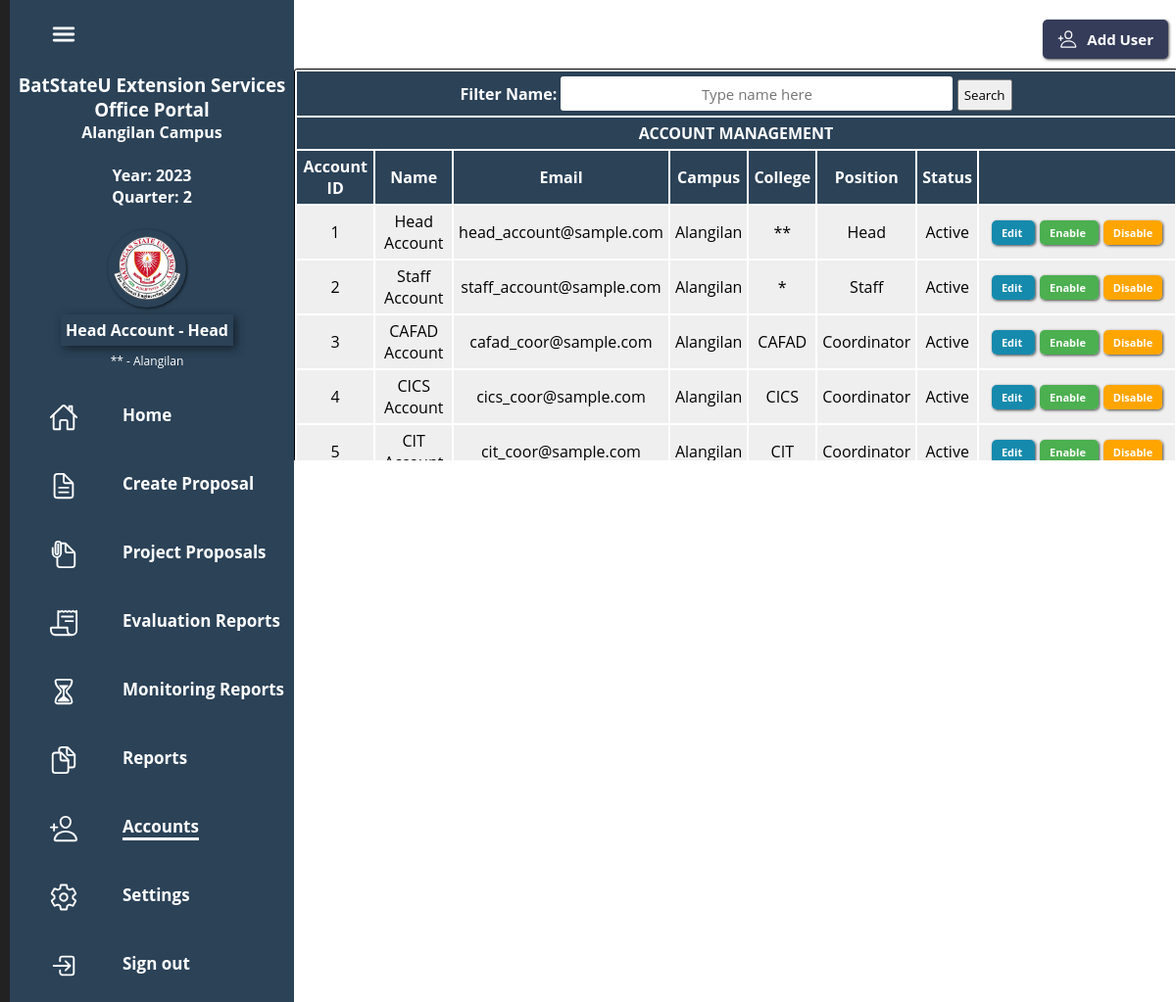
/Account.php (signed in), run on the app's committed database.
### tables this page shows
CREATE TABLE `custom_alangilan` (
  `Year` int(5) NOT NULL,
  `Quarter` int(5) NOT NULL
);

CREATE TABLE `account` (
  `AccountID` int(5) NOT NULL,
  `Email` varchar(60) NOT NULL,
  `Password` longtext NOT NULL,
  `Firstname` varchar(50) NOT NULL,
  `Lastname` varchar(50) NOT NULL,
  `Campus` varchar(30) NOT NULL,
  `College` longtext NOT NULL,
  `Position` varchar(30) NOT NULL,
  `AccStatus` varchar(30) NOT NULL
);

### Connection.php (called while the page is built, shortened)
<?php
$dbhost = "localhost";
$dbuser = "root";
$dbpass = "";
$dbname = "Beso_Portal";
if(!$con = mysqli_connect($dbhost,$dbuser,$dbpass,$dbname))
{
	die("Failed To Connect to the Server and to the Database  " .$dbname);
}
$query = ("SELECT * FROM custom_alangilan");
$x = $con->query($query) or die("Error Fethcing data from custome alangilan");
while($output = mysqli_fetch_array($x))
{
	$CustomYear = $output["Year"];
	$CustomQuarter = $output["Quarter"];
}
?>

### Account.php (the view, shortened to what this page needs)
<?php
include("Connection.php");
$AccountID = $_SESSION["AccountAID"];
?>
<!DOCTYPE html>
<html>
<head>
<link rel="stylesheet" type="text/css" href="styles/Account.css">
</head>
<body>
<div class="container">
	<div class = "navigation">
		<ul>
		<div class="toggle">
				<ion-icon name="menu"></ion-icon>
				</div>
			<center><?php include("userlogin.php"); ?></p></center>
			<li>
				<a href="Dashboard.php">
					<span class ="icon"> <ion-icon name="home-outline"></ion-icon> </span>
					<span class ="title"> Home</span>
				</a>
			</li>
			<li>
				<a href="CreateProposal.php">
					<span class ="icon"> <ion-icon name="document-text-outline"></ion-icon> </span>
					<span class ="title"> Create Proposal</span>
				</a>
			</li>
			<li>
				<a href="Proposal.php">
					<span class ="icon"> <ion-icon name="document-attach-outline"></ion-icon> </span>
					<span class ="title"> Project Proposals</span>
				</a>
			</li>
			<li>
				<a href="Evaluation.php">
					<span class ="icon"> <ion-icon name="receipt-outline"></ion-icon> </span>
					<span class ="title"> Evaluation Reports</span>
				</a>
			</li>
			<li>
				<a href="Monitoring.php">
					<span class ="icon"> <ion-icon name="hourglass-outline"></ion-icon> </span>
					<span class ="title"> Monitoring Reports</span>
				</a>
			</li>
			<li>
				<a href="Reports.php">
					<span class ="icon"> <ion-icon name="documents-outline"></ion-icon> </span>
					<span class ="title"> Reports</span>
				</a>
			</li>
			<li>
				<a class="active" href="Account.php">
					<span class ="icon"> <ion-icon name="person-add-outline"></ion-icon> </span>
					<span class ="title"> Accounts</span>
				</a>
			</li>
			<li>
				<a href="Settings.php">
					<span class ="icon"> <ion-icon name="settings-outline"></ion-icon> </span>
					<span class ="title"> Settings</span>
				</a>
			</li>
			<li>
				<a href="Signout.php">
					<span class ="icon"> <ion-icon name="log-in-outline"></ion-icon> </span>
					<span class ="title"> Sign out</span>
				</a>
			</li>
		<div class="main">
			<div class="topbar">
			</div>
			<div class="add">
				<a href="Form_Add.php" button class = "adduser" id="AddUserBtn"> Add User <ion-icon name="person-add-outline"></ion-icon></a> </button>
			</div>
			<div class="scroll" >
			<table class="account" id="Table" >
				<thead>
				<tr class="Name">
					<th colspan="8" id="FilterRow">
						Filter Name: <input type="text" onkeyup="myFunction()" id="keyword" placeholder="Type name here">
						<button class ="search" type='button' onclick='display()'>Search</button>
					</th>
				</tr>
				<tr>
					<th colspan="8"><center>ACCOUNT MANAGEMENT </th>
				</tr>
				<tr>
					<th> Account ID </th>
					<th width="auto";> Name </th>
					<th width="auto";> Email</th>
					<th width="auto";> Campus</th>
					<th width="auto";> College </th>
					<th width="auto";> Position </th>
					<th width="auto";> Status </th>
					<th id="ColumnForButton" width="200px";></th>
				</tr>
				</thead>
<?php
if ($UserPosition == "Staff" OR $UserPosition == "Coordinator"){
	$sql = ("SELECT * FROM account WHERE AccountID = '$AccountID' AND Campus = '$Campus'");
	echo "
		<script>
			document.getElementById('FilterRow').style.display = 'none';
			document.getElementById('Logo_Title').style.display = 'block';
		</script>
	";
}else{
	$sql = ("SELECT * FROM account WHERE Campus = '$Campus'");
}
$command = $con->query($sql) or die("Error SQL");
while($result = mysqli_fetch_array($command))
	{
		$dbAID = $result['AccountID'];
		$dbName = $result['Firstname'] ." ". $result['Lastname'];
		$dbEmail = $result['Email'];
		$dbCampus = $result['Campus'];
		$dbCollege = $result['College'];
		$dbPosition = $result['Position'];
		$dbStatus = $result['AccStatus'];
?>				<tbody>
					<tr class="inputs">
					<td> <?php echo $dbAID; ?> </td>
					<td> <?php echo $dbName; ?> </td>
					<td> <?php echo $dbEmail; ?> </td>
					<td> <?php echo $dbCampus; ?> </td>
					<td> <?php echo $dbCollege; ?> </td>
					<td> <?php echo $dbPosition; ?> </td>
					<td> <?php echo $dbStatus; ?> </td>
					<td>
						<a href="Form_Edit.php?edit=<?php echo $dbAID; ?>" button class = "btn"> Edit </button> </a>
						<a id="EnableBtn" href="Account.php?enable=<?php echo $dbAID; ?>" button class = "btn3"> Enable </a>
						<a id="DisableBtn" href="Account.php?disable=<?php echo $dbAID; ?>" button class = "btn2"> Disable </a>
					</td>
				</tr>
				</tbody>
<?php
	}
?>
			</table>
			</div>
		</div>
</body>
</html>

### userlogin.php (shortened to what this page needs)
<?php
include("Connection.php");
$Fullname = $_SESSION["FullName"];
$Position = $_SESSION["Position"];
$College = $_SESSION["College"];
$Campus = $_SESSION["Campus"];
?>
<!DOCTYPE html>
<html>
<head>
<link rel="stylesheet" type="text/css" href="styles/userlogin-style.css">
<body>
</head>
<br>
<br>
<div class="BESOTITLE"><h3>BatStateU Extension Services Office Portal </h3><h4>Alangilan Campus</h4></div> <br>
 <b><?php echo "<div class='BESOTITLE'> Year: $CustomYear </div>";?></b>
 <b><?php echo "<div class='BESOTITLE'> Quarter: $CustomQuarter</div>";?></b>
 <div class="margin">
	<label>
            <?php
				echo "<table class='Tuser'>";
				echo " <tr class='logo'>
							<td> <img src ='images/logo.png' class='profile'> </td>
						</tr>
						";
                echo "<tr>
							<td> <div class='text'> $Fullname - $Position </div></td>
						</tr>
					";
				echo "<tr>
							<td> <div class='text1'>$College - $Campus </div> </td>
						</tr>
					";
				echo "</table>";
				?>
	</label>
</div>
</body>
</html>

### styles/Account.css (style rules this page uses)
* { margin:0; padding:0; box-sizing: border-box; font-family:"Open Sans", sans-serif; }
:root { --red: #2B4257; --white: #fff; --grey: #f5f5f5; --black1: #222; --black2: #999; }
body { min-height: 625px; overflow-x: hidden; }
.container { position: relative; width:100%; }
.navigation { position: fixed; width: 300px; height: 100%; background: var(--red); border-left: 10px solid var(--black1); transition: 0.5s; overflow:hidden; overflow-y:scroll; }
.navigation ul { position: absolute; top: 0; left: 5px; width: 100%; }
.navigation ul li { position: relative; width: 100%; list-style: none; border-top-left-radius: 50px; border-bottom-left-radius: 50px; }
.navigation ul li a { position: relative; display: block; width: 100%; display:flex; text-decoration:none; color: var(--white); }
.navigation ul li a .icon { position: relative; display: block; min-width: 70px; height: 70px; line-height: 90px; text-align:center; }
.navigation ul li a .icon ion-icon { font-size: 30px; margin-left:30px; margin-top:22px; }
.navigation ul li a .title { position: relative; display:block; padding: 0 40px; line-height: 70px; text-align: start; white-space: nowrap; font-size: 17px; font-weight:bold; }
.navigation li .active { text-decoration: underline; text-underline-position: under; text-decoration-thickness:3px; }
.main { position: abosolute; margin-left: 270px; min-height:625px; background: var(--white); transition:0.5s; }
.topbar { width: 100%; height: 60px; display: flex; justify-content: space-between; align-items: center; padding: 0 10px; }
.toggle { position:relative; width:40px; height:50px; display: flex; justify-content: center; align-items: center; font-size:30px; cursor: pointer; margin-top:10px; margin-left: 30px; color:white; margin-bottom:-30px; }
.search { padding:5px; cursor:pointer; }
.text { text-align:center; font-weight:bold; }
.text1 { margin-top:-1px; text-align:center; font-size:12px; }
.margin { margin-right:10px; }
.add { text-align:right; text-decoration:none; margin-top:-40px; }
.add .adduser { margin-right:8px; margin-bottom:10px; background-color: #353c59; border: none; color: white; padding: 10px 15px; font-size: 15px; transition-duration: 0.4s; cursor: pointer; box-shadow: 1px 1px 3px rgba(0, 0, 0, 0.7); font-weight: bold; border-radius: 5px; text-decoration:none; display: inline-block; vertical-align: middle; }
.add .adduser ion-icon { display: inline-block; vertical-align: middle; margin-right:10px; font-size: 20px; float: left; text-decoration:none; }
.scroll { height: 400px; overflow-y: auto; }
.account { width: 97%; margin-left:30px; margin-right:30px; border-radius: 3px 3px 0 0; box-shadow: 0 0 20px rgba(0,0,0,0.3); display:fixed; border: 1px solid black; text-decoration:none; }
.Name input { height:35px; width:400px; border:none; font-size:15px; border-radius:3px; }
.account th { padding-top: 12px; padding-bottom: 12px; text-align: center; background-color: var(--red); color: white; font-weight:bold; text-decoration:none; }
.account td { padding:10 10px; text-align: center; }
.account td, .account th { padding: 5px; }
.account tr { background-color: #EFEFEF; }
.account input { text-align: center; }
.account .btn { background-color: #168aad; border: none; color: white; padding: 5px 10px; font-size: 11px; transition-duration: 0.4s; cursor: pointer; box-shadow: 1px 1px 3px rgba(0, 0, 0, 0.7); font-weight: bold; border-radius: 5px; text-decoration:none; margin-right:5px; }
.account .btn2 { background-color: orange; border: none; color: white; padding: 5px 10px; font-size: 11px; transition-duration: 0.4s; cursor: pointer; box-shadow: 1px 1px 3px rgba(0, 0, 0, 0.7); font-weight: bold; border-radius: 5px; text-decoration:none; }
.account .btn3 { margin-right:5px; background-color: #4CAF50; border:1px solid #4CAF50; border: none; color: white; padding: 5px 10px; font-size: 11px; transition-duration: 0.4s; cursor: pointer; box-shadow: 1px 1px 3px rgba(0, 0, 0, 0.7); font-weight: bold; border-radius: 5px; text-decoration:none; }

### data on the page
custom_alangilan: Year "2023", Quarter "2"
account: AccountID "1", dbName "Head Account", Email "head_account@sample.com", Campus "Alangilan", College "**", Position "Head", AccStatus "Active"
account: AccountID "2", dbName "Staff Account", Email "staff_account@sample.com", Campus "Alangilan", College "*", Position "Staff", AccStatus "Active"
account: AccountID "3", dbName "CAFAD Account", Email "cafad_coor@sample.com", Campus "Alangilan", College "CAFAD", Position "Coordinator", AccStatus "Active"
account: AccountID "4", dbName "CICS Account", Email "cics_coor@sample.com", Campus "Alangilan", College "CICS", Position "Coordinator", AccStatus "Active"
account: AccountID "5", dbName "CIT…", Email "cit_coor@sample.com", Campus "Alangilan", College "CIT", Position "Coordinator", AccStatus "Active"

### other printed values
$Fullname "Head Account"
$Position "Head"
$College "**"
$Campus "Alangilan"
